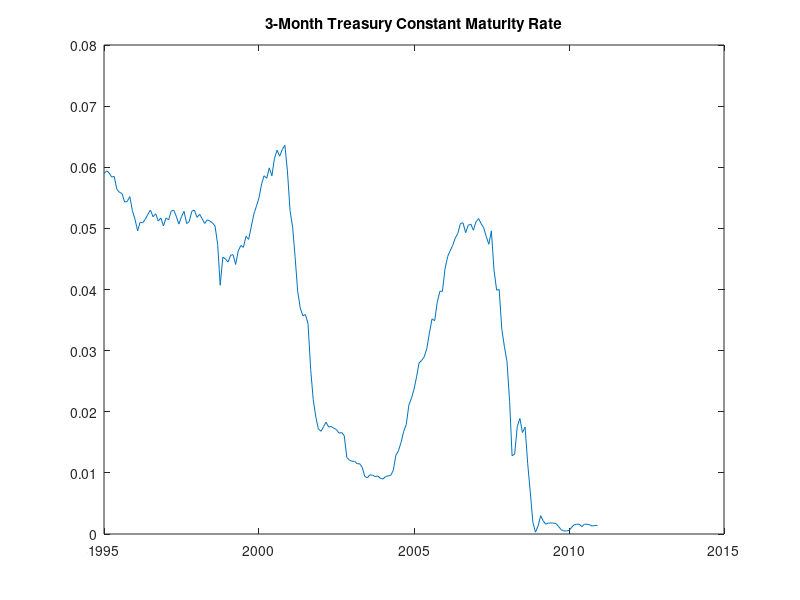

Source code (MATLAB): (Note: this script raises an error after producing the figure.)
%% Load Data
load CIR_Data

%% Plot Data
plot(Dates,ShortRates)
datetick
title('3-Month Treasury Constant Maturity Rate')

%% Use MLE to Estimate Parameters
dt = 1/12;
x0 = [0.1 mean(ShortRates) sqrt(2*0.1*mean(ShortRates))/1.5];
[CIR_Param,CIR_CI] = mle(ShortRates(2:end), 'pdf', {@cirpdf, dt, ...
    ShortRates(1:end-1)},'start',x0,'lowerbound', [0 0 0],'optimfun','fmincon')

a = CIR_Param(1);
b = CIR_Param(2);
Sigma = CIR_Param(3);

%% Simulate CIR Model
CIR = cir(a, b, Sigma,'StartState',ShortRates(end));

dt = 1/12;
nPeriods = 12*2;
nTrials = 10000;
Paths = simulate(CIR,nPeriods,'nTrials',nTrials,'DeltaTime',dt);
SimDates = datemnth(Dates(end),1:24);